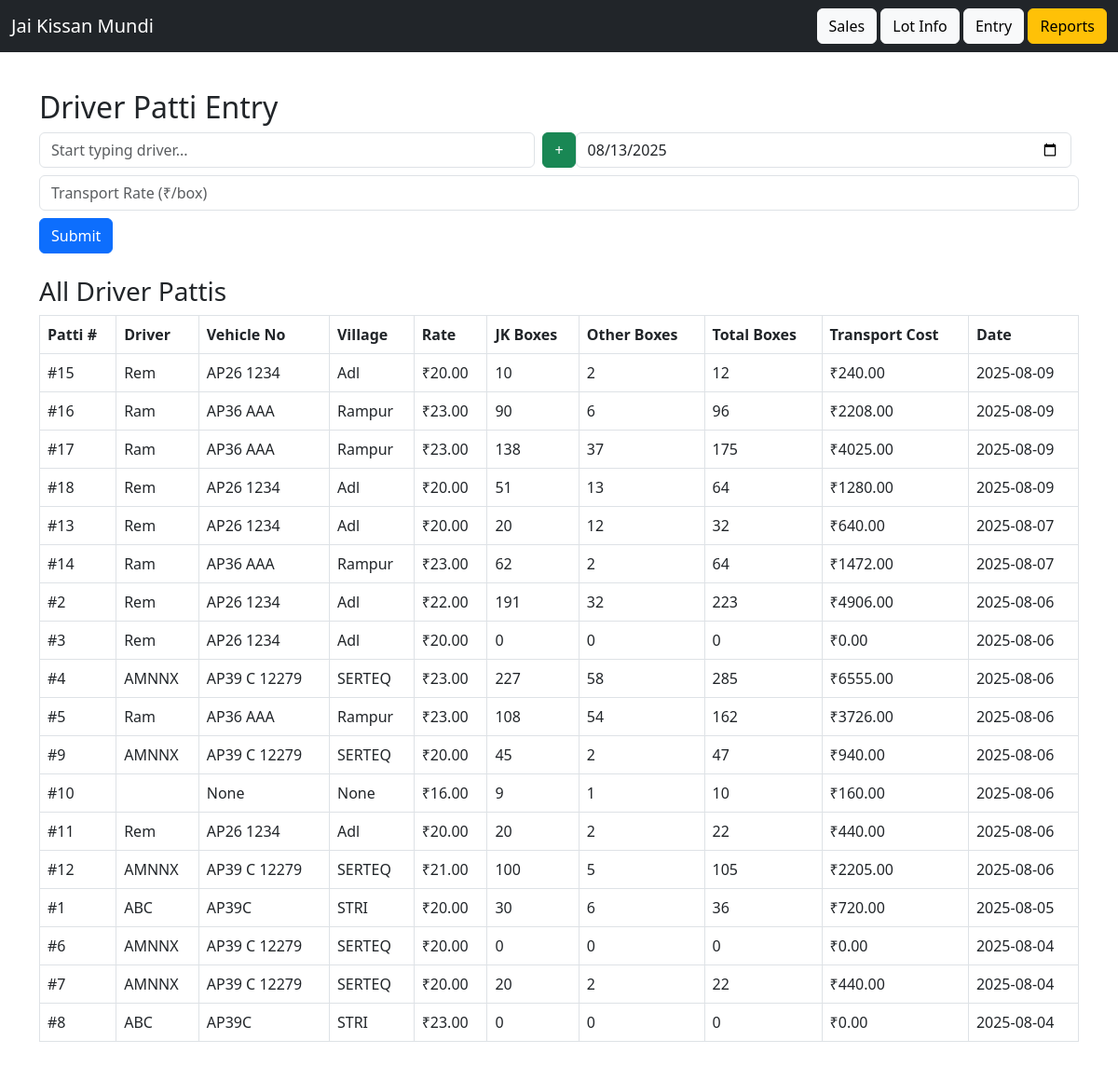
/driver_patti, run on an earlier commit of the app's database.
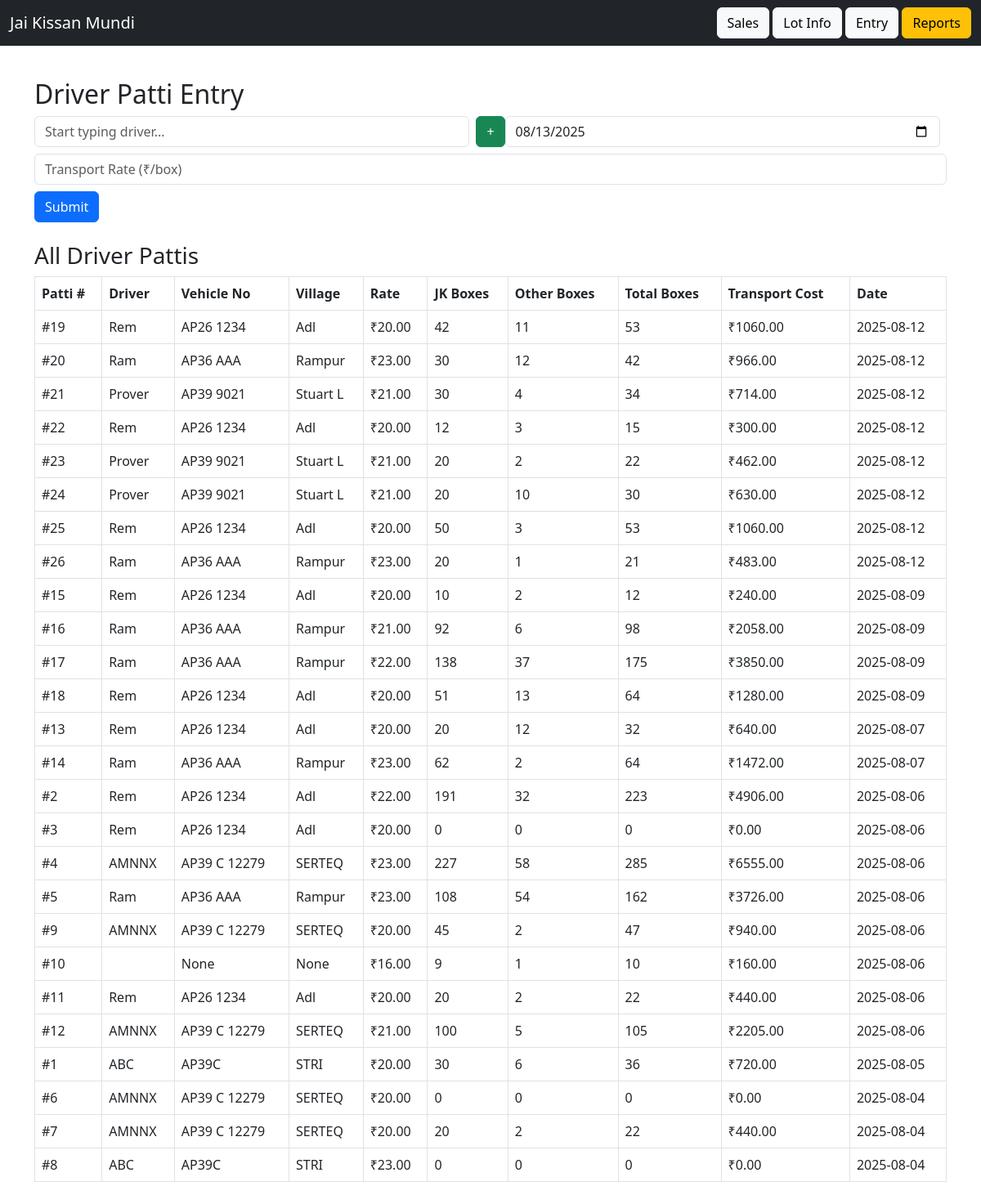
And on a later commit of the database.
### app/models.py (models this page shows)
class DriverPatti(db.Model):
    id = db.Column(db.Integer, primary_key=True)
    driver_id = db.Column(db.Integer, db.ForeignKey('driver.id'))
    transport_rate = db.Column(db.Float)
    date = db.Column(db.String)

### app/routes.py (the view, shortened to what this page needs)
@main.route('/driver_patti', methods=['GET', 'POST'])
def driver_patti():
    conn = get_db_connection()
    rows = conn.execute("""
        SELECT
            dp.id AS patti_id,
            d.name AS driver_name,
            d.vehicle_number,
            d.village,
            dp.transport_rate,
            dp.date,
            IFNULL(SUM(l.jk_boxes), 0) AS jk_boxes,
            IFNULL(SUM(l.other_boxes), 0) AS other_boxes,
            IFNULL(SUM(l.jk_boxes + l.other_boxes), 0) AS total_boxes,
            ROUND(IFNULL(SUM(l.jk_boxes + l.other_boxes), 0) * dp.transport_rate, 2) AS cost
        FROM driver_patti dp
        JOIN driver d ON dp.driver_id = d.id
        LEFT JOIN lot_info l ON dp.id = l.driver_patti_id
        GROUP BY dp.id
        ORDER BY dp.date DESC
    """).fetchall()
    drivers = conn.execute("SELECT * FROM driver ORDER BY name").fetchall()
    conn.close()
    today = date.today().isoformat()
    return render_template('driver_patti.html', pattis=rows, drivers=drivers, today=today)

### app/routes.py (called while the page is built)
def get_db_connection():
    conn = sqlite3.connect(DB_PATH)
    conn.row_factory = sqlite3.Row  # Allows accessing columns by name
    return conn

### app/templates/driver_patti.html (shortened to what this page needs)
{% extends 'base.html' %}
{% block content %}
<h2>Driver Patti Entry</h2>
<form method="post" class="mb-4">
<div class="mb-2 d-flex align-items-center">
  <input id="driver_search" class="form-control me-2" placeholder="Start typing driver..." required />
   <button type="button" class="btn btn-success" data-bs-toggle="modal" data-bs-target="#addDriverModal">+</button>
  <input type="date" name="date" id="patti_date" class="form-control me-2" required value="{{ today }}">
</div>
  <input type="number" step="0.01" name="transport_rate" placeholder="Transport Rate (₹/box)" class="form-control mb-2" required>
  <button type="submit" class="btn btn-primary">Submit</button>
</form>
<h3>All Driver Pattis</h3>
<table class="table table-bordered" id="pattisTable">
  <thead>
    <tr>
      <th>Patti #</th>
      <th>Driver</th>
      <th>Vehicle No</th>
      <th>Village</th>
      <th>Rate</th>
      <th>JK Boxes</th>
      <th>Other Boxes</th>
      <th>Total Boxes</th>
      <th>Transport Cost</th>
      <th>Date</th>
    </tr>
  </thead>
  <tbody>
    {% for p in pattis %}
    <tr>
      <td>#{{ p['patti_id'] }}</td>
      <td>{{ p['driver_name'] }}</td>
      <td>{{ p['vehicle_number'] }}</td>
      <td>{{ p['village'] }}</td>
      <td>₹{{ "%.2f"|format(p['transport_rate']) }}</td>
      <td>{{ p['jk_boxes'] }}</td>
      <td>{{ p['other_boxes'] }}</td>
      <td>{{ p['total_boxes'] }}</td>
      <td>₹{{ "%.2f"|format(p['cost']) }}</td>
      <td>{{ p['date'] }}</td>
    </tr>
    {% endfor %}
  </tbody>
</table>
{% endblock %}

What changed in the data, as far as the page shows it:
added DriverPatti: patti_id "19", driver_name "Rem", vehicle_number "AP26 1234", village "Adl", transport_rate "20.00", jk_boxes "42", other_boxes "11", total_boxes "53", cost "1060.00", date "2025-08-12"
added DriverPatti: patti_id "20", driver_name "Ram", vehicle_number "AP36 AAA", village "Rampur", transport_rate "23.00", jk_boxes "30", other_boxes "12", total_boxes "42", cost "966.00", date "2025-08-12"
added DriverPatti: patti_id "21", driver_name "Prover", vehicle_number "AP39 9021", village "Stuart L", transport_rate "21.00", jk_boxes "30", other_boxes "4", total_boxes "34", cost "714.00", date "2025-08-12"
added DriverPatti: patti_id "22", driver_name "Rem", vehicle_number "AP26 1234", village "Adl", transport_rate "20.00", jk_boxes "12", other_boxes "3", total_boxes "15", cost "300.00", date "2025-08-12"
added DriverPatti: patti_id "23", driver_name "Prover", vehicle_number "AP39 9021", village "Stuart L", transport_rate "21.00", jk_boxes "20", other_boxes "2", total_boxes "22", cost "462.00", date "2025-08-12"
added DriverPatti: patti_id "24", driver_name "Prover", vehicle_number "AP39 9021", village "Stuart L", transport_rate "21.00", jk_boxes "20", other_boxes "10", total_boxes "30", cost "630.00", date "2025-08-12"
added DriverPatti: patti_id "25", driver_name "Rem", vehicle_number "AP26 1234", village "Adl", transport_rate "20.00", jk_boxes "50", other_boxes "3", total_boxes "53", cost "1060.00", date "2025-08-12"
added DriverPatti: patti_id "26", driver_name "Ram", vehicle_number "AP36 AAA", village "Rampur", transport_rate "23.00", jk_boxes "20", other_boxes "1", total_boxes "21", cost "483.00", date "2025-08-12"
changed DriverPatti id 16: transport_rate "23.00" → "21.00"; jk_boxes "90" → "92"; total_boxes "96" → "98"; cost "2208.00" → "2058.00"
changed DriverPatti id 17: transport_rate "23.00" → "22.00"; cost "4025.00" → "3850.00"
